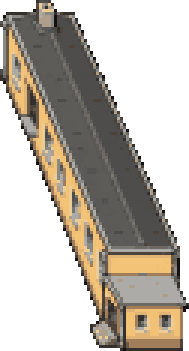
#> input picture gen/lm_swietlica.png, 63 x 117 px (shown 3 times larger)
$ python process_annex.py
#> lines starting #> are read from the running program, lines starting #| are printed output that depends on the picture; after the words box and inside, x2 and y2 are one past the last pixel; in counts of white or black regions, pixels touching at a corner belong together
### gen/pilot_2026-10-03-swietlica/generate.py
"""Building pilot (2026-10-03): generate one swietlica (community hall) sprite
from the Street View front photo + satellite top view + approved style anchors.

Generate -> key magenta -> drop debris -> BOX downscale -> quantize -> hard alpha
-> compare.html (photo / satellite / raw / pixel / anchors).

Run: python gen/pilot_2026-10-03-swietlica/generate.py
"""
import base64
import io
import subprocess
import sys
from pathlib import Path

import numpy as np
from PIL import Image
from scipy import ndimage

ROOT = Path(__file__).resolve().parents[2]
D = Path(__file__).resolve().parent
D.mkdir(parents=True, exist_ok=True)
sys.path.insert(0, str(ROOT / "gen"))
from build_walk_cycles import remove_magenta_background  # noqa: E402

CODEX_PY = r"C:\Users\Lenovo\AppData\Local\hermes\hermes-agent\.venv\Scripts\python.exe"
PILOT = ROOT / "gen/pilot_2026-10-02"
PHOTOS = r"C:\Users\Lenovo\Hermes\image-gen\2026-10-02-chlopkow-streetview"

STYLE = (
    "Match exactly the art style of the reference images: genuine low-resolution game pixel art with chunky crisp "
    "square pixels, large flat color clusters, a 1 pixel dark outline, simple 2-3 step shading lit from the upper left, "
    "muted earthy village palette like the stone shrine and iron cross references. About 20 flat colors total, "
    "no anti-aliasing, no smooth gradients, no fine noise, no painted texture, no photorealism. "
    "Plain perfectly flat solid magenta #FF00FF background for removal, no ground, no cast shadow, no text."
)
PROMPT = (
    "Create one single building sprite for the same cozy Polish village pixel-art game: a village community hall "
    "(swietlica wiejska) in slight top-down 3/4 view, oriented NORTH-SOUTH so its long axis runs VERTICALLY up the "
    "sprite and the sprite is TALLER than wide. Show one short gable end facing the viewer with a plain entrance, "
    "the long side wall receding upward, and the flat roof on top. Light beige plaster walls, flat dark roof, a row "
    "of evenly spaced white-framed windows along the long side wall, one small chimney. Do NOT make it wide or "
    "horizontal. Keep the simple proportions and look of the real building in the reference photo. "
    "Draw it on an approximately 60x100 pixel grid, centered, whole building visible, taller than wide. " + STYLE
)

REFS = [
    PILOT / "ref_shrine_stone.png",
    PILOT / "ref_cross_iron.png",
    PILOT / "ref_bird.png",
    PILOT / "ref_renik.png",
    Path(PHOTOS) / "landmarks/swietlica_2_d14m_yaw97.jpg",
]

W_WORLD = 43   # target width in world px (native re-pixelation, never fractional upscale)
COLORS = 24


# [9 lines left out: function run_codex, not called in this run]


def clean(raw):
    arr = np.array(remove_magenta_background(Image.open(raw)), dtype=np.uint8)
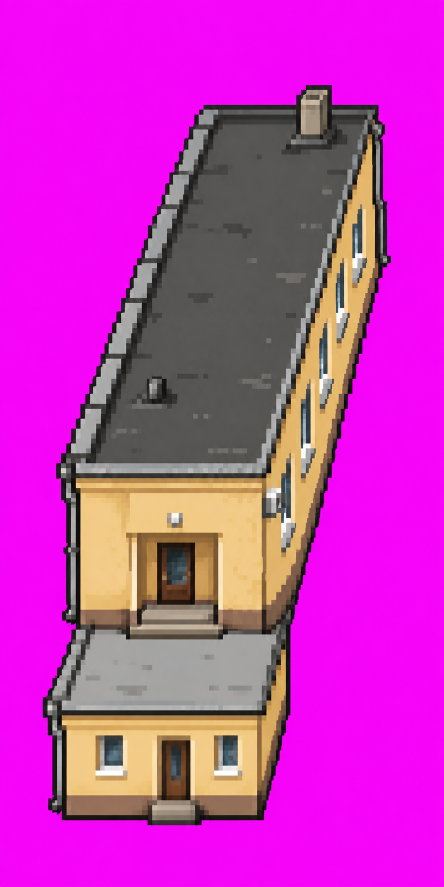
#> input picture gen/pilot_2026-10-03-swietlica/annex_v2_raw.png, 887 x 1774 px (shown at 1/2 size)
    lab, n = ndimage.label(arr[..., 3] > 0, structure=np.ones((3, 3), bool))
    if n:
        sizes = np.bincount(lab.ravel()); sizes[0] = 0
        arr[(lab > 0) & (sizes[lab] < max(60, sizes.max() * 0.01)), 3] = 0
    arr[arr[..., 3] == 0, :3] = 0
    return Image.fromarray(arr)


def pixelate(im, size, colors=COLORS):
    small = im.resize(size, Image.Resampling.BOX)
    a = np.array(small.getchannel("A")) >= 128
    rgb = small.convert("RGB").quantize(colors=colors, dither=Image.Dither.NONE).convert("RGB")
    out = np.dstack([np.array(rgb), np.where(a, 255, 0).astype(np.uint8)])
    out[~a, :3] = 0
    return Image.fromarray(out)


# [35 lines left out: functions b64, main, not called in this run]


# [2 lines that do not run on import are left out]

### gen/build_walk_cycles.py
#!/usr/bin/env python3
"""
Build playable character walk-cycle sprite sheets from raw 4x2 grids.
Input: gen/npc_src/{name}_walkcycle_raw.png (4 cols x 2 rows = 4 directions x 2 frames)
Output: docs/img/{name}_sheet.png + docs/img/{name}_sheet.json

Grid layout for standard sources:
  Row 0: [DOWN frame1] [DOWN frame2] [RIGHT frame1] [RIGHT frame2]
  Row 1: [UP frame1]   [UP frame2]   [LEFT frame1]  [LEFT frame2]
Marcin's source is interleaved and is remapped explicitly below.

Output format (matching arek_sheet):
  Row 0: [down_f1] [down_f2] [down_f1] [down_f2]  (4x 130px cells)
  Row 1: [up_f1]   [up_f2]   [up_f1]   [up_f2]
  Row 2: [left_f1] [left_f2] [left_f1] [left_f2]
  Row 3: [right_f1][right_f2][right_f1][right_f2]

Run from repo root: python gen/build_walk_cycles.py
"""
import json
import numpy as np
from pathlib import Path
from PIL import Image
from scipy import ndimage

REPO_ROOT = Path(".")
GEN_DIR = REPO_ROOT / "gen"
DOCS_IMG = REPO_ROOT / "docs" / "img"

import sys
CHARACTERS = sys.argv[1:] or ["marcin", "damian", "edytka", "renik"]


def remove_magenta_background(image):
    """Key out a flat magenta (#FF00FF-ish) backdrop requested from GPT Image.

    A second pass removes the anti-aliased pinkish fringe, but only within a few
    pixels of the keyed backdrop, so magenta details inside the figure survive."""
    rgba = np.array(image.convert("RGBA"), dtype=np.uint8)
    r, g, b = (rgba[..., i].astype(np.int16) for i in range(3))
    magenta = (r > 170) & (b > 150) & (g < 110) & (np.abs(r - b) < 90)
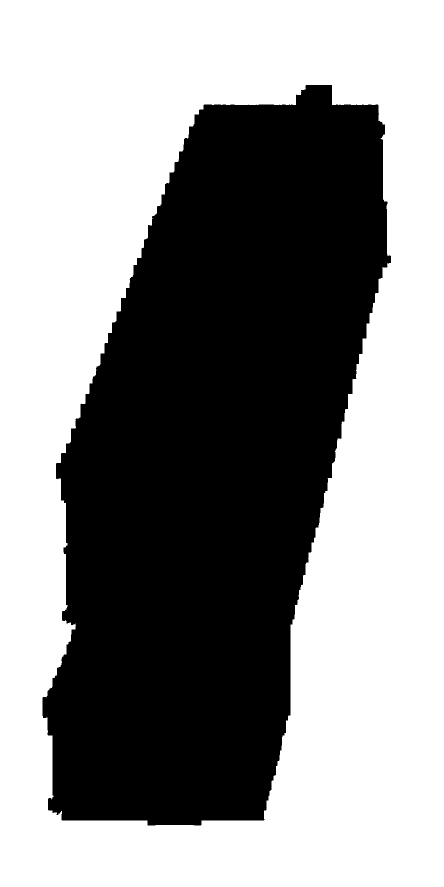
#> magenta: shape (1774, 887) bool (shown at 1/2 size); 56.3% white; 1 black region, box (x1, y1, x2, y2) and area: (85, 170, 782, 1651) 687746
    bg = magenta | (rgba[..., 3] == 0)
    near_bg = ndimage.binary_dilation(bg, iterations=3)
#> near_bg: shape (1774, 887) bool; 57.1% white; 1 black region, box (x1, y1, x2, y2) and area: (88, 173, 779, 1648) 675273
    fringe = near_bg & (r > 110) & (b > 90) & (g < r - 45) & (g < b - 35)
#> fringe: shape (1774, 887) bool; 56.4% white; 1 black region, box (x1, y1, x2, y2) and area: (86, 170, 782, 1650) 686162
    rgba[bg | fringe, 3] = 0
    # Despill: edge pixels bordering transparency that are still magenta-tinted
    # (r and b well above g) are dropped; two passes peel a 2px anti-aliased halo.
    for _ in range(2):
        clear = rgba[..., 3] == 0
        edge = (rgba[..., 3] > 0) & ndimage.binary_dilation(clear)
        r, g, b = (rgba[..., i].astype(np.int16) for i in range(3))
        tinted = (r - g > 35) & (b - g > 25)
        rgba[edge & tinted, 3] = 0
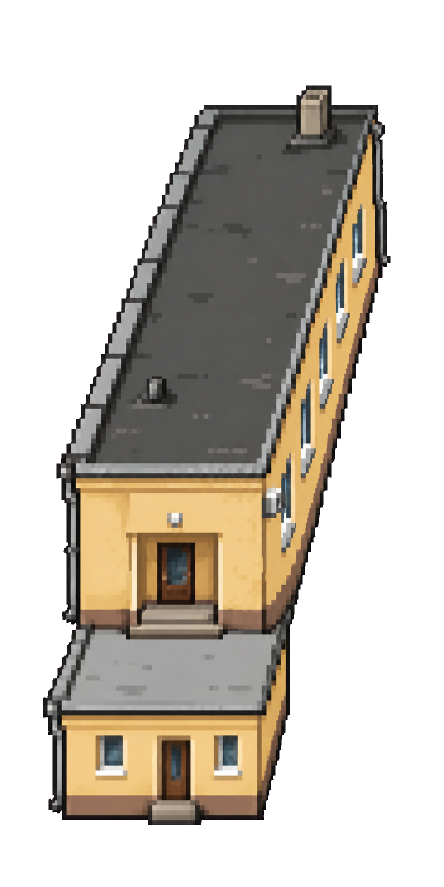
#> rgba: shape (1774, 887, 4) (shown at 1/2 size); mean R, G, B, A 196.6, 54.9, 183, 110.9; transparent parts drawn white
    rgba[rgba[..., 3] == 0, :3] = 0   # no hidden magenta RGB left to bleed in during LANCZOS resize
    return Image.fromarray(rgba)


# [184 lines left out: functions remove_checker_background, parse_walkcycle_grid, build_sheet, build_all_characters, not called in this run]


# [2 lines that do not run on import are left out]

### gen/pilot_2026-10-03-swietlica/process_annex.py
"""Pixelate the świetlica annex variants exactly like the approved pilot (43 px wide, 24 colours, hard alpha).

    python gen/pilot_2026-10-03-swietlica/process_annex.py
Writes annex_<v>.png and annex_review.png (old vs variants, x4, plus map context at x3).
"""
import sys
from pathlib import Path

from PIL import Image, ImageDraw

D = Path(__file__).resolve().parent
ROOT = D.parents[1]
sys.path.insert(0, str(D)); sys.path.insert(0, str(ROOT / "gen"))
from generate import clean, pixelate, W_WORLD  # noqa: E402

X0, Y0 = 2281, 4583   # top-left of the approved sprite on the map; the north end stays, the annex grows south
XLEFT = 2284          # left edge of the round-2 sprites (west steps) = east edge of the road


def build(v):
    im = clean(D / f"annex_{v}_raw.png")
#> in clean, `lab, n = ndimage.label(arr[..., 3] > 0, structure=np.ones((3, 3), bool))`: lab: shape (1774, 887) int32; values 0 (black) and 1 (white), 43.5% white; 1 white region, box (x1, y1, x2, y2) and area: (86, 171, 781, 1650) 684327
#> in clean, `lab, n = ndimage.label(arr[..., 3] > 0, structure=np.ones((3, 3), bool))`: n = 1
#> in clean, `sizes = np.bincount(lab.ravel())`: sizes = [889211, 684327]
    im = im.crop(im.getbbox())
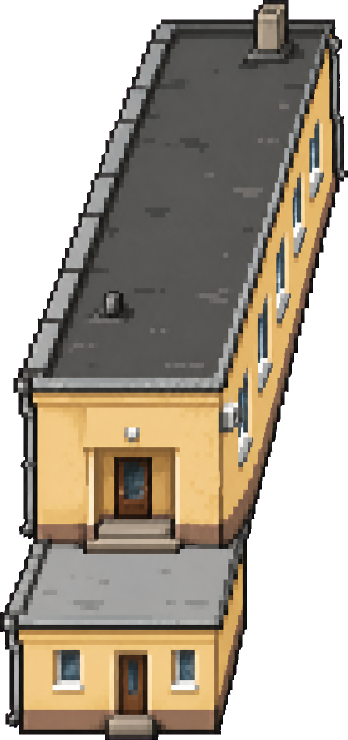
#> im: PIL image 695x1479 RGBA (shown at 1/2 size); mean R, G, B, A 89.6, 80, 65.8, 169.8; transparent parts drawn white
    # Scale by the main hall's width (middle band of rows), so steps/porches sticking out do not shrink the hall.
    # The band target is calibrated on v7 (Tomek's pick, scaled by its top 40% = hall width), so round-3 sprites
    # keep exactly v7's hall size.
    import numpy as np
    def band(img, lo, hi):
#> called with lo = 0, hi = 0.4
        m = np.array(img.getchannel("A")) > 0
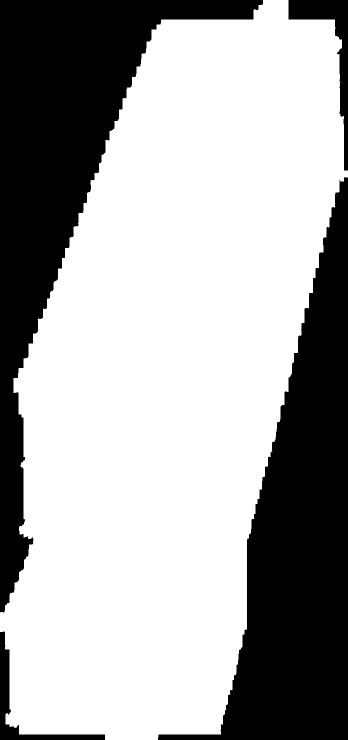
#> m: shape (1479, 695) bool (shown at 1/2 size); 66.6% white; 4 black regions, box (x1, y1, x2, y2) and area: (316, 354, 695, 1479) 165074, (0, 0, 526, 1225) 164050, (577, 0, 695, 341) 8628, (0, 1263, 210, 1479) 5826
        c = np.nonzero(m[int(m.shape[0] * lo): int(m.shape[0] * hi)].any(0))[0]
#> c = 595 values from 100 to 694
        return c.max() - c.min() + 1
    if v[0] in "nrf":
        r7 = clean(D / "annex_v7_raw.png"); r7 = r7.crop(r7.getbbox())
        k = W_WORLD / band(r7, 0, 0.4) * band(r7, 0.35, 0.6) / band(im, 0.35, 0.6)
    else:
        k = W_WORLD / band(im, 0, 0.4)
#> k = 0.0723
    out = pixelate(im, (round(im.width * k), round(im.height * k)))
#> in pixelate, `a = np.array(small.getchannel("A")) >= 128`: a: shape (107, 50) bool; 66.6% white; 4 black regions, box (x1, y1, x2, y2) and area: (23, 26, 50, 107) 856, (0, 0, 38, 88) 851, (41, 0, 50, 24) 49, (0, 92, 15, 107) 31
#> in pixelate, `out[~a, :3] = 0`: out: shape (107, 50, 4); mean R, G, B, A 89.2, 80.2, 66.4, 169.8
    out = out.crop(out.getbbox())
    out.save(D / f"annex_{v}.png")
    return out


def context(sprite):
    Image.MAX_IMAGE_PIXELS = None
    box = (2180, 4520, 2400, 4730)
    sc = Image.open(ROOT / "docs/img/map_ground.png").convert("RGBA").crop(box)
    obj = Image.open(ROOT / "docs/img/map_objects.png").convert("RGBA").crop(box)
    sc.alpha_composite(obj)
    if sprite is not None:
        # Round 2: the side steps stick out west, so the sprite's left edge (steps) sits at the road's east edge (x 2284).
        sc.alpha_composite(sprite, (XLEFT - box[0], Y0 - box[1]))
    return sc.resize((sc.width * 3, sc.height * 3), Image.Resampling.NEAREST)


def main():
    vs = sys.argv[1:] or [v for v in ("v1", "v2") if (D / f"annex_{v}_raw.png").exists()]
    sprites = {"live": Image.open(ROOT / "gen/lm_swietlica.png").convert("RGBA")}
    for v in vs:
        sprites[v] = build(v); print(v, sprites[v].size)
    z = 4; pad = 20
    w = sum(s.width * z + pad for s in sprites.values()) + pad; h = max(s.height for s in sprites.values()) * z + 40
#> after `w = sum((s.width * z + pad for s in sprites.values())) + pad`: w = 512
#> after `h = max((s.height for s in sprites.values())) * z + 40`: h = 508
    sheet = Image.new("RGB", (w, h), (226, 224, 214)); d = ImageDraw.Draw(sheet); x = pad
#> after `sheet = Image.new('RGB', (w, h), (226, 224, 214))`:
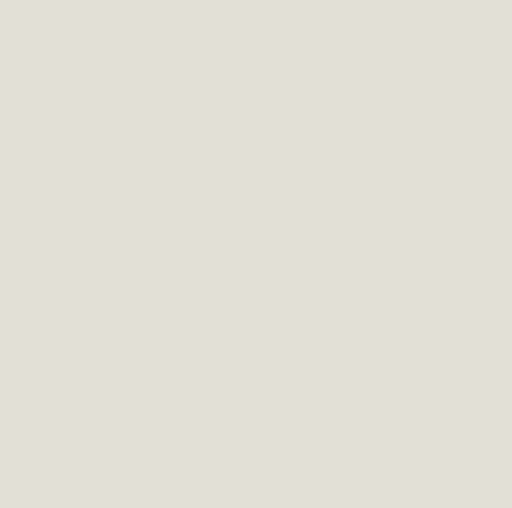
#> sheet: PIL image 512x508 RGB; mean R, G, B 226, 224, 214
    for k, s in sprites.items():
        d.text((x, 6), f"{k} {s.width}x{s.height}", fill=(0, 0, 0))
        sheet.paste(s.resize((s.width * z, s.height * z), Image.Resampling.NEAREST), (x, 30), s.resize((s.width * z, s.height * z), Image.Resampling.NEAREST))
        x += s.width * z + pad
#> this loop made 2 passes
#> (k, x) on passes 1 to 2: ('live', 292), ('v2', 512)
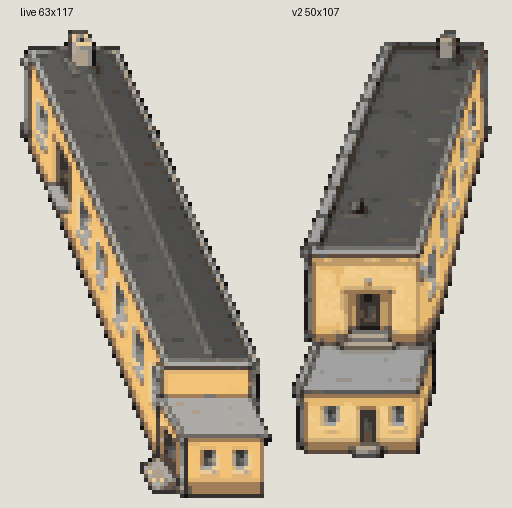
#> sheet: PIL image 512x508 RGB; mean R, G, B 184, 177, 162.7
#> after the loop, x = 512
    sheet.save(D / "annex_review.png")
    ctx = [context(sprites[v]) for v in vs]
    cw, ch = ctx[0].size
    out = Image.new("RGB", (cw * len(ctx) + 12 * (len(ctx) - 1), ch + 26), (20, 20, 20)); d = ImageDraw.Draw(out)
    for i, (v, c) in enumerate(zip(vs, ctx)):
        out.paste(c.convert("RGB"), (i * (cw + 12), 26)); d.text((i * (cw + 12) + 6, 6), v, fill=(255, 230, 80))
    out.save(D / "annex_on_map.png")
    print("wrote", D / "annex_review.png", D / "annex_on_map.png")


if __name__ == "__main__":
#> (the run stopped early here; a loop or call above may not have finished)
